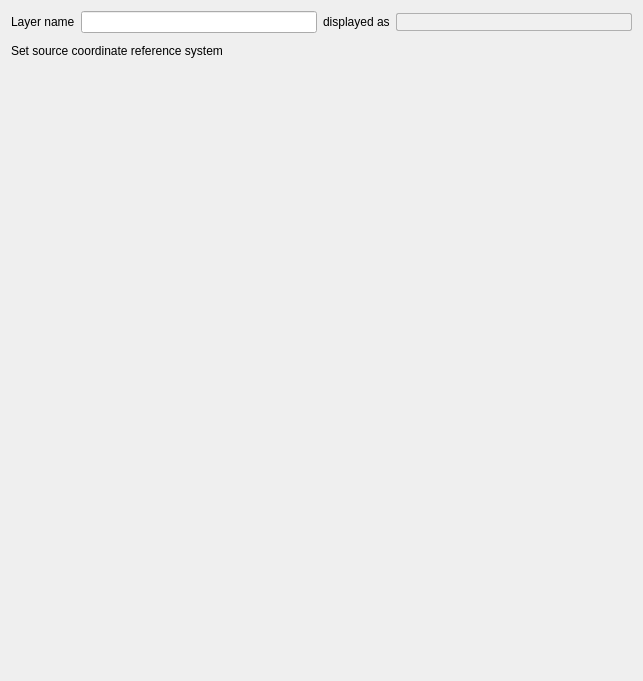
             <widget class="QWidget" name="scrollAreaWidgetContents_3">
              <property name="geometry">
               <rect>
                <x>0</x>
                <y>0</y>
                <width>643</width>
                <height>681</height>
               </rect>
              </property>
              <layout class="QVBoxLayout" name="verticalLayout_7">
               <item>
                <layout class="QHBoxLayout" name="horizontalLayout_14">
                 <item>
                  <widget class="QLabel" name="label_8">
                   <property name="text">
                    <string>Layer name</string>
                   </property>
                  </widget>
                 </item>
                 <item>
                  <widget class="QLineEdit" name="mLayerOrigNameLineEd"/>
                 </item>
                 <item>
                  <widget class="QLabel" name="label_9">
                   <property name="text">
                    <string>displayed as</string>
                   </property>
                  </widget>
                 </item>
                 <item>
                  <widget class="QLineEdit" name="leDisplayName">
                   <property name="styleSheet">
                    <string notr="true">color: #505050;
background-color: #F0F0F0;
border: 1px solid #B0B0B0;
border-radius: 2px;</string>
                   </property>
                   <property name="readOnly">
                    <bool>true</bool>
                   </property>
                  </widget>
                 </item>
                </layout>
               </item>
               <item>
                <layout class="QHBoxLayout" name="horizontalLayout_9" stretch="0">
                 <property name="topMargin">
                  <number>5</number>
                 </property>
                 <item>
                  <widget class="QLabel" name="label_7">
                   <property name="text">
                    <string>Set source coordinate reference system</string>
                   </property>
                  </widget>
                 </item>
                </layout>
               </item>
               <item>
                <widget class="QgsProjectionSelectionWidget" name="mCrsSelector" native="true">
                 <property name="focusPolicy">
                  <enum>Qt::StrongFocus</enum>
                 </property>
                </widget>
               </item>
               <item>
                <widget class="QFrame" name="temporalFrame">
                 <property name="minimumSize">
                  <size>
                   <width>100</width>
                   <height>450</height>
                  </size>
                 </property>
                 <property name="styleSheet">
                  <string notr="true"/>
                 </property>
                 <property name="frameShape">
                  <enum>QFrame::NoFrame</enum>
                 </property>
                 <property name="frameShadow">
                  <enum>QFrame::Raised</enum>
                 </property>
                </widget>
               </item>
               <item>
                <spacer name="verticalSpacer_3">
                 <property name="orientation">
                  <enum>Qt::Vertical</enum>
                 </property>
                 <property name="sizeType">
                  <enum>QSizePolicy::Expanding</enum>
                 </property>
                 <property name="sizeHint" stdset="0">
                  <size>
                   <width>20</width>
                   <height>0</height>
                  </size>
                 </property>
                </spacer>
               </item>
              </layout>
             </widget>
